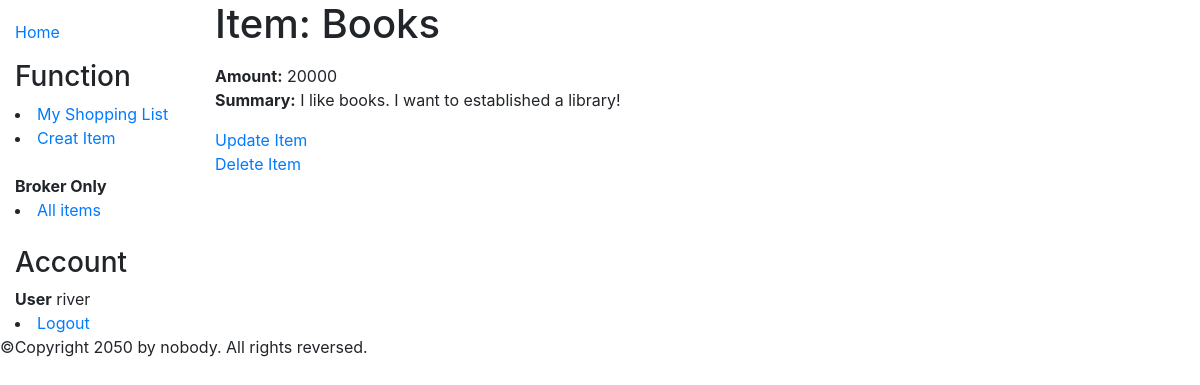
Before: /shoppinglist/item/2 (signed in) with the older database file.
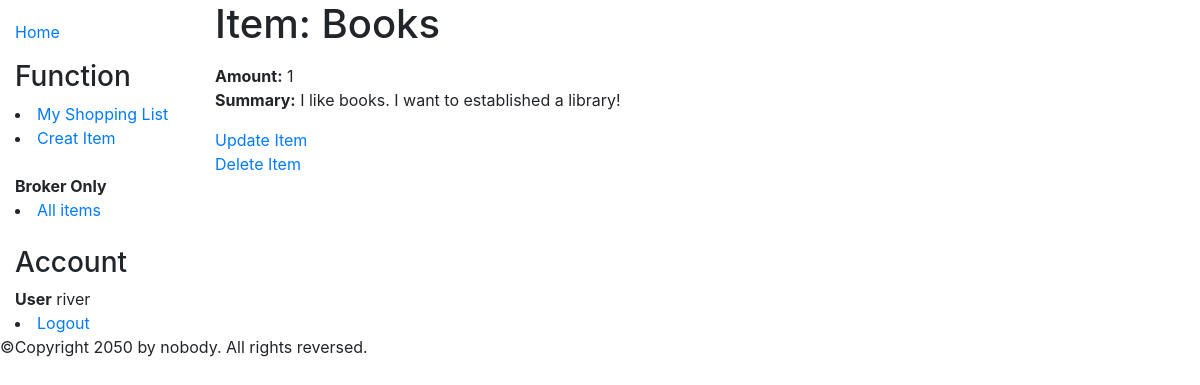
After: the same page with the newer database file.
### shoppinglist/models.py (models this page shows, shortened)
class Item(models.Model):
    title = models.CharField(max_length=200)
    amount = models.IntegerField(help_text='Enter what amount of this item would you like to buy.')
    summary = models.TextField(max_length=1000, help_text='Enter a brief description of the item.')
    buyer = models.ForeignKey(User, on_delete=models.SET_NULL, null=True, blank=True)
    class Meta:
        permissions = (("can_read_all_item", "can_change_all_item"),)

### shoppinglist/views.py (the view)
# urls.py: path('item/<int:pk>', views.ItemDetailView.as_view(), name='item-detail'),
class ItemDetailView(LoginRequiredMixin, generic.DetailView):
    model = Item

### shoppinglist/templates/shoppinglist/item_detail.html
{% extends "base_generic.html" %}
{% block content %}
    <h1>Item: {{ item.title }}</h1>
    <p>
        <div><strong>Amount:</strong> {{ item.amount }}</div>
        <div><strong>Summary:</strong> {{ item.summary }}</div>
    </p>
    <p>
        <div><a href="{% url 'item-update' item.pk %}">Update Item</a></div>
        <div><a href="{% url 'item-delete' item.pk %}">Delete Item</a></div>
    </p>
{% endblock %}

Changed rows visible on the page:
changed Item "Books": amount "20000" → "1"
